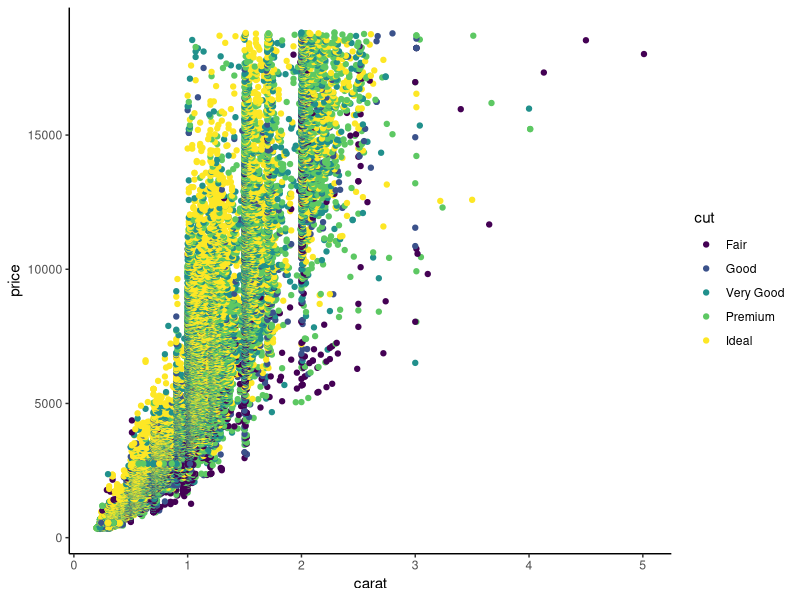
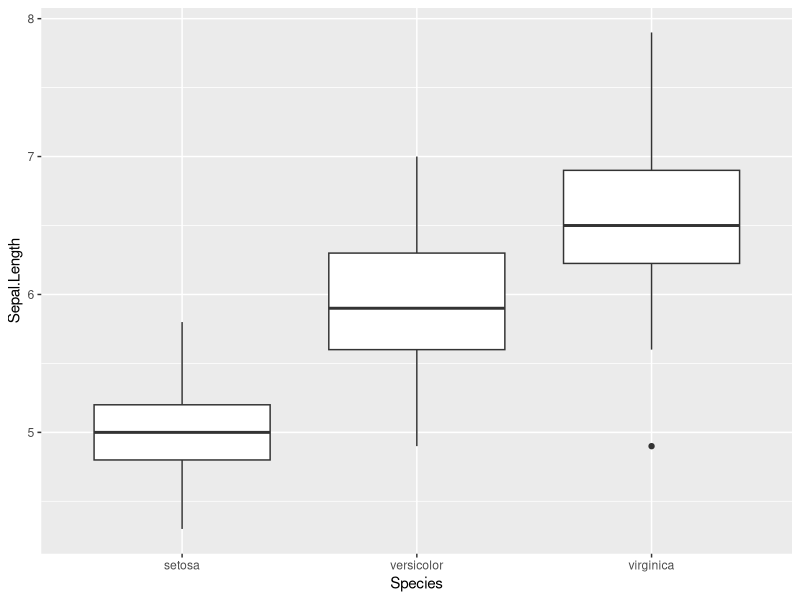
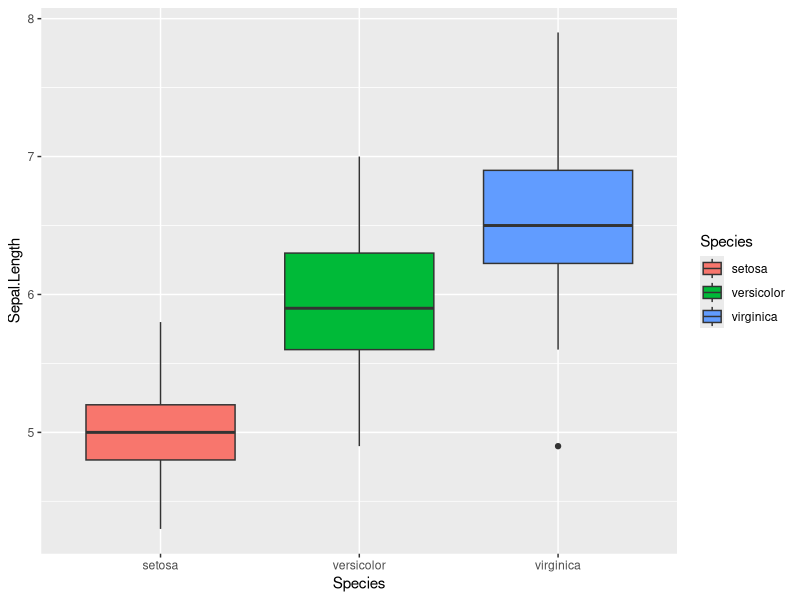
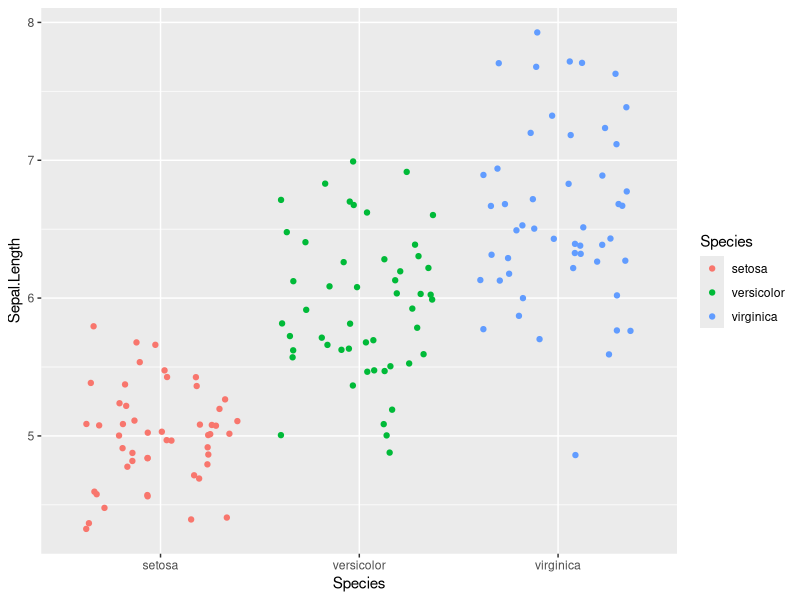
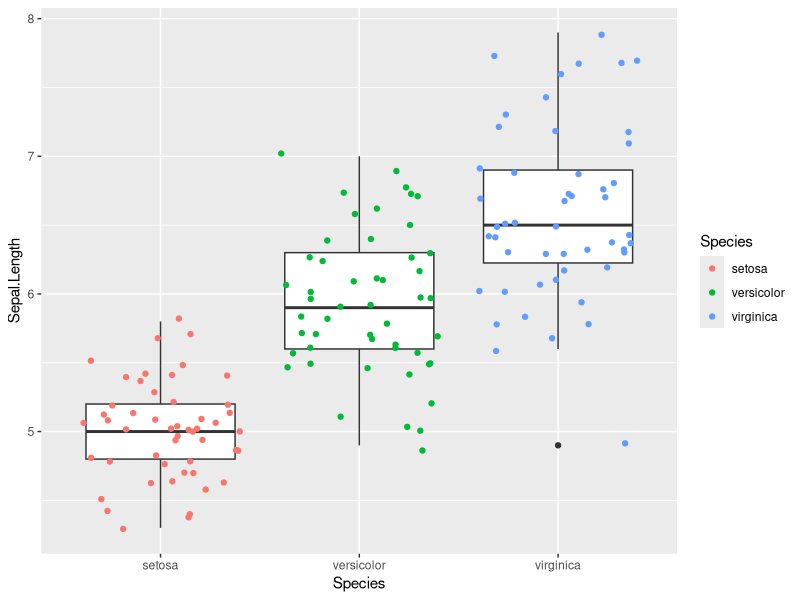
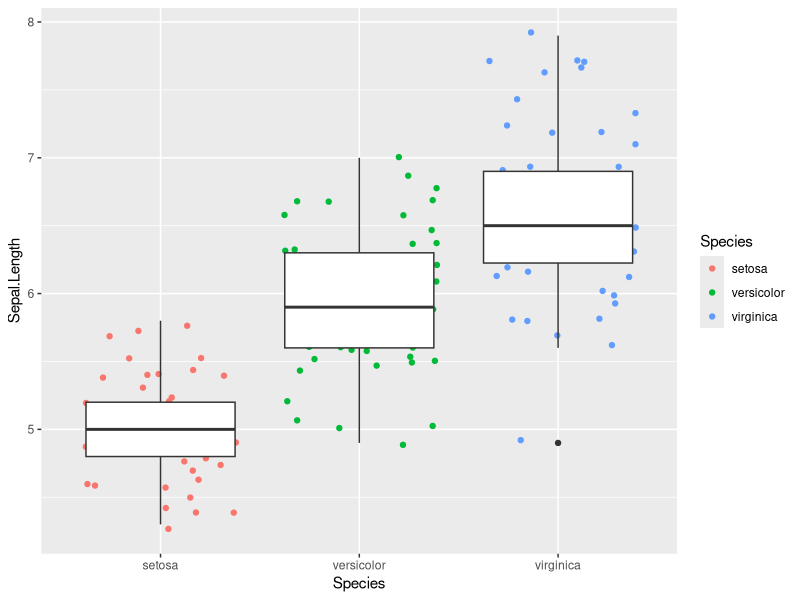
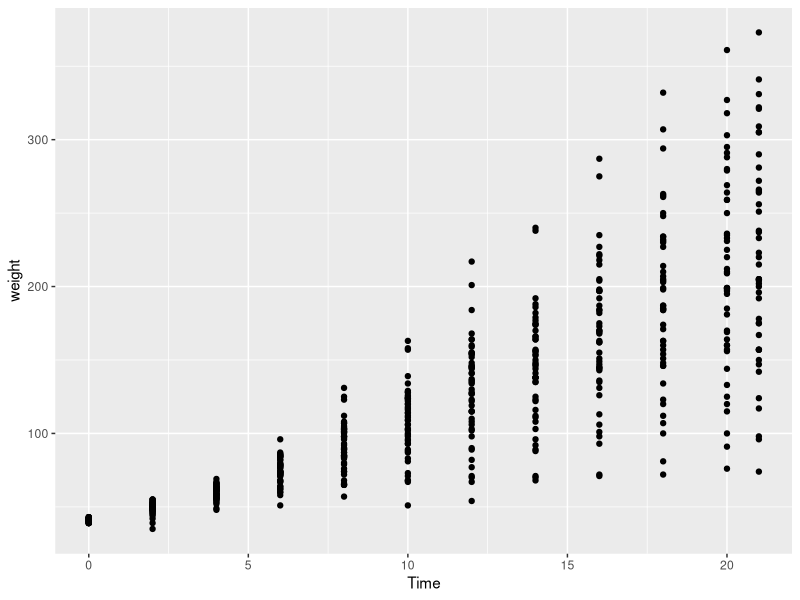
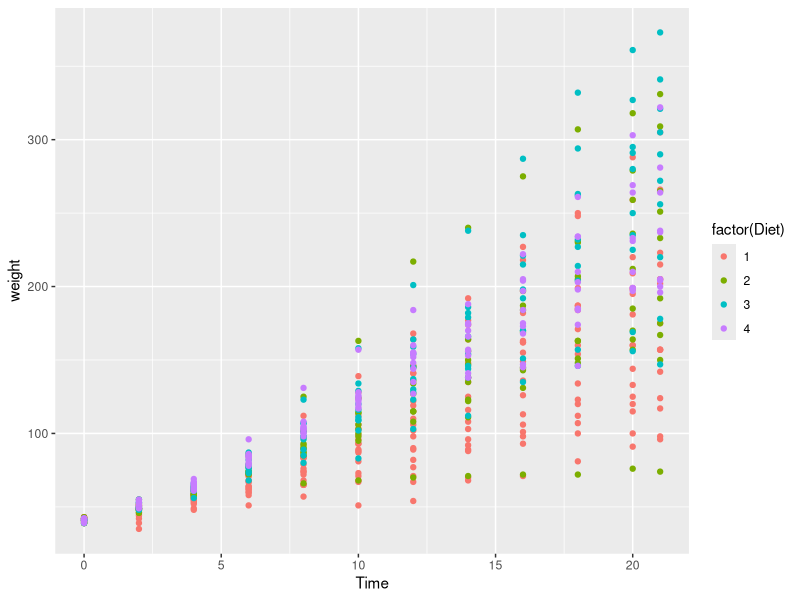

Write R code to recreate these figures, in order.
## ---- chunk 1
library(tidyverse)
data("diamonds")
ggplot(diamonds, aes(x = carat, y=price)) + geom_point(aes(color = cut)) + theme_classic()
## ---- chunk 2
data("iris")
ggplot(iris, aes(x = Species, y = Sepal.Length)) + geom_boxplot()
## ---- chunk 3
ggplot(iris, aes(x = Species, y = Sepal.Length)) + geom_boxplot(aes(fill = Species))
## ---- chunk 4
ggplot(iris, aes(x = Species, y = Sepal.Length)) + geom_jitter(aes(color = Species))
## ---- chunk 5
ggplot(iris, aes(x = Species, y = Sepal.Length)) + geom_boxplot() + geom_jitter(aes(color = Species))
## ---- chunk 6
ggplot(iris, aes(x = Species, y = Sepal.Length)) + geom_jitter(aes(color = Species)) + geom_boxplot()
## ---- chunk 7
data("ChickWeight")
ggplot(ChickWeight, aes(x = Time, y= weight)) + geom_point()
## ---- chunk 8
data("ChickWeight")
ggplot(ChickWeight, aes(x = Time, y= weight)) + geom_point(aes(color = factor(Diet)))
## ---- chunk 9
ggplot(ChickWeight, aes(x = Time, y= weight)) + geom_point(aes(color = factor(Diet))) + geom_smooth(aes(fill = factor(Diet)))
## ---- chunk 10
ggplot(ChickWeight, aes(x = Time, y= weight)) + geom_point(aes(color = factor(Diet))) + geom_smooth(aes(fill = factor(Diet)), method = "lm")
## ---- chunk 11
ggplot(ChickWeight, aes(x = Time, y= weight)) + geom_point(aes(color = factor(Diet))) + stat_smooth(aes(fill = factor(Diet)), method = "lm", formula = y ~ x + I(x^2))
## ---- chunk 12
ggplot(ChickWeight, aes(x = Time, y = weight)) + geom_point(aes(color = Diet)) + geom_line(aes(color= Diet, group = Chick))
## ---- chunk 13
ggplot(ChickWeight, aes(x = Time, y = weight)) + geom_point(aes(color = Diet)) + geom_line(aes(color= Diet, group = Chick)) + facet_wrap( ~ Diet)
## ---- chunk 14
ggplot(ChickWeight, aes(x = Time, y = weight)) + geom_point(aes(color = Diet)) + geom_line(aes(color= Diet, group = Chick)) + facet_wrap( ~ Diet, ncol = 3)
